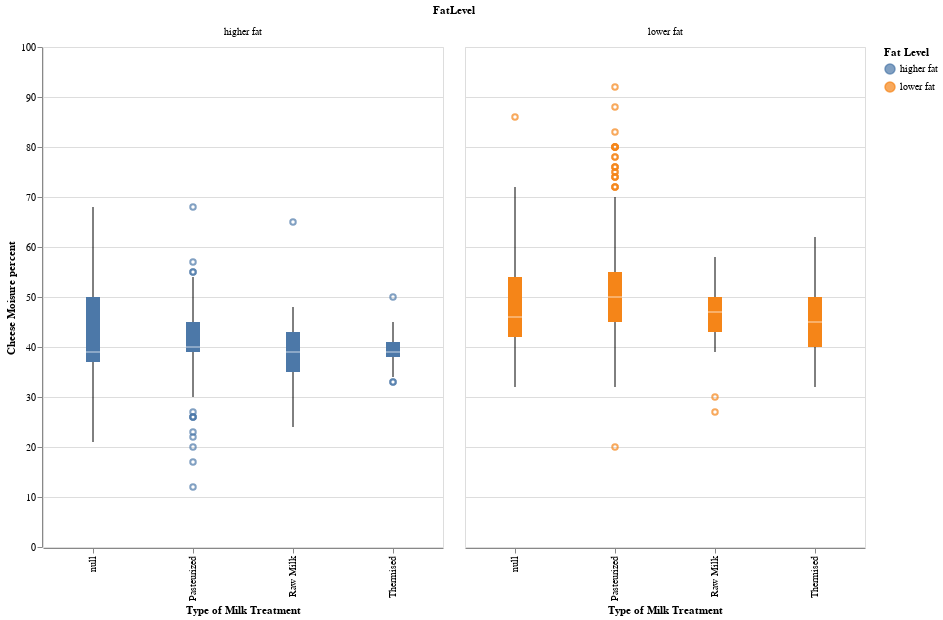

The notebook cell this image was saved under:
### Code cell
# Visualization that contribute to describing the data 
plot1 = alt.Chart(cheese_dfs).mark_boxplot().encode(
x = alt.X('MilkTreatmentTypeEn', title='Type of Milk Treatment'),
y = alt.Y('MoisturePercent', title = ' Cheese Moisure percent'), 
color = alt.Color('FatLevel', title = 'Fat Level')).properties(width=400, height=500, title='Plot 1: Moisture content on different milk treatment').facet('FatLevel')

print('Plot 1: Moisture content on different milk treatment')
plot1

### Figure 1 — Vega-Lite specification as saved in the notebook (floating-point values rounded to 4 significant figures; data arrays with more than 128 entries replaced by an {"elided": "..."} marker saying what was removed)
{"config": {"view": {"continuousWidth": 400, "continuousHeight": 300}}, "data": {"name": "data-e6e590b5a3404c1b7074d7b56341efb1"}, "facet": {"type": "nominal", "field": "FatLevel"}, "spec": {"mark": "boxplot", "encoding": {"color": {"type": "nominal", "field": "FatLevel", "title": "Fat Level"}, "x": {"type": "nominal", "field": "MilkTreatmentTypeEn", "title": "Type of Milk Treatment"}, "y": {"type": "quantitative", "field": "MoisturePercent", "title": " Cheese Moisure percent"}}, "height": 500, "title": "Plot 1: Moisture content on different milk treatment", "width": 400}, "$schema": "https://vega.github.io/schema/vega-lite/v4.8.1.json", "datasets": {"data-e6e590b5a3404c1b7074d7b56341efb1": {"elided": "1042 records"}}}
